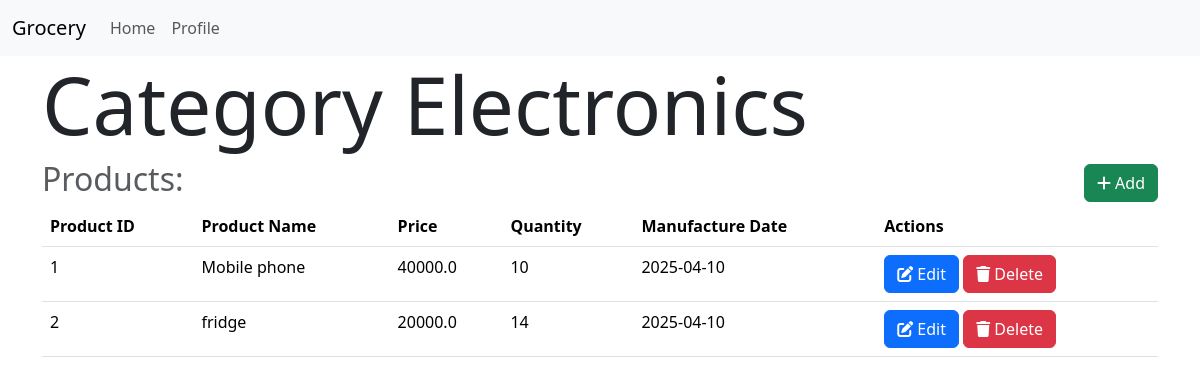
The app's page /category/1/ (signed in), older data.
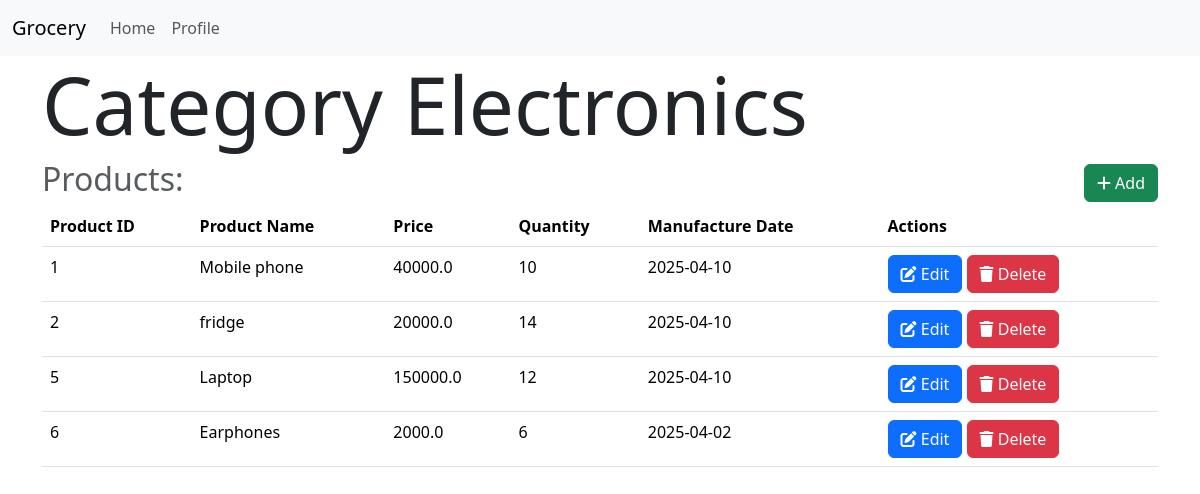
The same page, newer data.
### models.py (models this page shows)
class Category(db.Model):
    id = db.Column(db.Integer,primary_key=True)
    name=db.Column(db.String(32),unique=True)
    products=db.relationship('Product',backref='category',lazy=True, cascade='all, delete-orphan')

class Product(db.Model):
    id = db.Column(db.Integer,primary_key=True)
    name=db.Column(db.String(64),nullable=False)
    price=db.Column(db.Float,nullable=False)
    description = db.Column(db.String(256),nullable=True)
    category_id=db.Column(db.Integer,db.ForeignKey('category.id'),nullable=False)
    quantity=db.Column(db.Integer,nullable=False)
    man_date=db.Column(db.Date,nullable=False)
    carts=db.relationship('Cart',backref='product',lazy=True, cascade='all, delete-orphan')
    orders=db.relationship('Order',backref='product',lazy=True, cascade='all, delete-orphan')

### routes.py (the view)
@app.route('/category/<int:id>/')
@admin_required
def show_category(id):
    category = Category.query.get(id)
    if not category:
        flash('Category does not exist')
        return redirect(url_for('admin'))
    return render_template('category/show.html', category=category)

### routes.py (called while the page is built)
def admin_required(func):
    @wraps(func)
    def inner(*args, **kwargs):
        if 'user_id' not in session:
            flash('Please login to continue')
            return redirect(url_for('login'))
        user = User.query.get(session['user_id'])
        if not user.is_admin:
            flash('You are not authorized to access this page')
            return redirect(url_for('index'))
        return func(*args, **kwargs)
    return inner

### templates/category/show.html (shortened to what this page needs)
{% extends 'layout.html' %}
{% block content %}
<h1 class="display-1">
    Category {{category.name}}
</h1>
<div class="heading">
    <h2 class="text-muted">
        Products:
    </h2>
    <a href="{{url_for('add_product', category_id=category.id)}}" class="btn btn-success">
        <i class="fas fa-plus    "></i>
        Add
    </a>
</div>
<table class="table">
    <thead>
        <tr>
            <th>Product ID</th>
            <th>Product Name</th>
            <th>Price</th>
            <th>Quantity</th>
            <th>Manufacture Date</th>
            <th>Actions</th>
        </tr>
    </thead>
    <tbody>
        {% for product in category.products %}
        <tr>
            <td>{{product.id}}</td>
            <td>{{product.name}}</td>
            <td>{{product.price}}</td>
            <td>{{product.quantity}}</td>
            <td>{{product.man_date}}</td>
            <td>
                <a href="{{url_for('edit_product', id=product.id)}}" class="btn btn-primary">
                    <i class="fas fa-edit    "></i>
                    Edit
                </a>
                <a href="{{url_for('delete_product', id=product.id)}}" class="btn btn-danger">
                    <i class="fas fa-trash    "></i>
                    Delete
                </a>
            </td>
        </tr>
        {% endfor %}
    </tbody>
</table>
{% endblock %}

### templates/layout.html (shortened to what this page needs)
<!DOCTYPE html>
<html lang="en">
<head>
    <link href="https://cdn.jsdelivr.net/npm/bootstrap@5.3.5/dist/css/bootstrap.min.css" rel="stylesheet">
    <link rel="stylesheet" href="https://cdnjs.cloudflare.com/ajax/libs/font-awesome/6.5.1/css/all.min.css" />
</head>
<body>
    {% include 'navbar.html'   %}
    <div class="container">
    {% block content %}
    {% endblock %}
    </div>
</body>
</html>

### templates/navbar.html (shortened to what this page needs)
<nav class="navbar navbar-expand-lg bg-body-tertiary">
    <div class="container-fluid">
      <a class="navbar-brand" href="/">Grocery</a>
      <div class="collapse navbar-collapse" id="navbarNav">
        <div class="navbar-nav">
          {% if 'user_id' in session%}
            <li class="nav-item">
              <a class="nav-link " href="{{ url_for('index') }}">Home</a>
            </li>
            <li class="nav-item">
              <a class="nav-link " href="{{ url_for('profile') }}">Profile</a>
            </li>
          {% else %}
          <a class="nav-link active" aria-current="page" href="{{url_for('login')}}">Login</a>
          <a class="nav-link" href="{{ url_for('register') }}">Register</a>
          {% endif %}
        </div>
      </div>
    </div>
  </nav>

### templates/category/show.html (style rules this page uses)
.heading { display: flex; flex-direction: row; justify-content: space-between; align-items: center; }

Row changes from the older to the newer data that the page shows:
added Product: id "5", name "Laptop", price "150000.0", quantity "12", man_date "2025-04-10"
added Product: id "6", name "Earphones", price "2000.0", quantity "6", man_date "2025-04-02"
